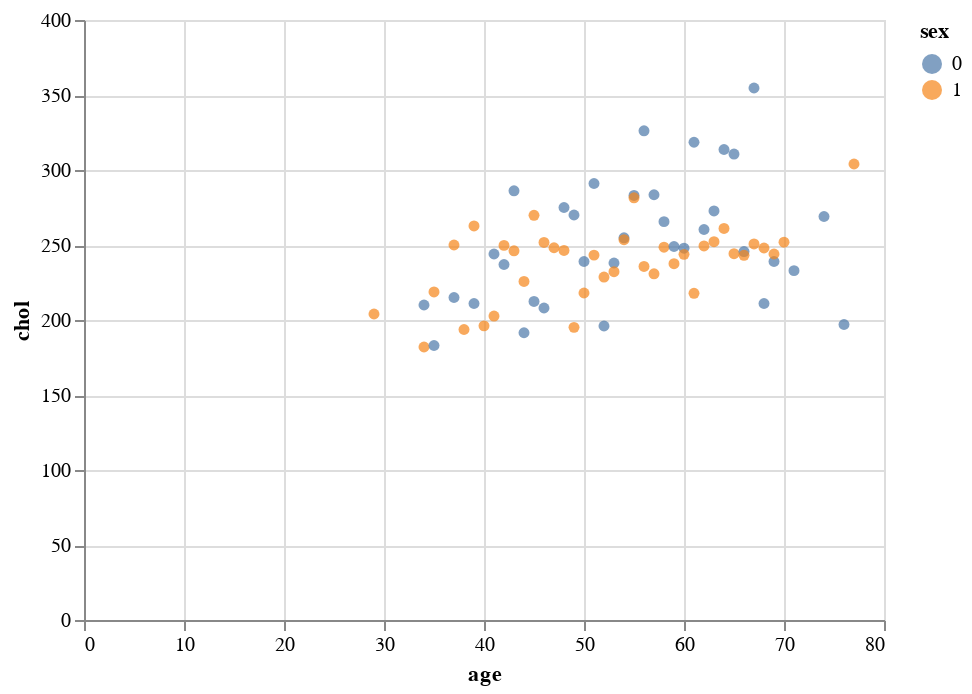

Notebook code cell kept with this figure:
### Code cell
alt.Chart(grouped_by_age_sex).mark_circle().encode(
    x="age", y="chol", color="sex",
)

### Figure 1 — Vega-Lite specification as saved in the notebook (floating-point values rounded to 4 significant figures)
{"config": {"view": {"continuousWidth": 400, "continuousHeight": 300}}, "data": {"name": "data-6ebdd1f644e751b3e0fe2e2ef41fca25"}, "mark": "circle", "encoding": {"color": {"type": "nominal", "field": "sex"}, "x": {"type": "quantitative", "field": "age"}, "y": {"type": "quantitative", "field": "chol"}}, "$schema": "https://vega.github.io/schema/vega-lite/v4.8.1.json", "datasets": {"data-6ebdd1f644e751b3e0fe2e2ef41fca25": [{"age": 29, "sex": "1", "chol": 204.0}, {"age": 34, "sex": "0", "chol": 210.0}, {"age": 34, "sex": "1", "chol": 182.0}, {"age": 35, "sex": "0", "chol": 183.0}, {"age": 35, "sex": "1", "chol": 218.7}, {"age": 37, "sex": "0", "chol": 215.0}, {"age": 37, "sex": "1", "chol": 250.0}, {"age": 38, "sex": "1", "chol": 193.7}, {"age": 39, "sex": "0", "chol": 211.0}, {"age": 39, "sex": "1", "chol": 262.7}, {"age": 40, "sex": "1", "chol": 196.1}, {"age": 41, "sex": "0", "chol": 244.0}, {"age": 41, "sex": "1", "chol": 202.7}, {"age": 42, "sex": "0", "chol": 237.0}, {"age": 42, "sex": "1", "chol": 249.8}, {"age": 43, "sex": "0", "chol": 286.1}, {"age": 43, "sex": "1", "chol": 246.2}, {"age": 44, "sex": "0", "chol": 191.5}, {"age": 44, "sex": "1", "chol": 225.7}, {"age": 45, "sex": "0", "chol": 212.4}, {"age": 45, "sex": "1", "chol": 269.8}, {"age": 46, "sex": "0", "chol": 208.0}, {"age": 46, "sex": "1", "chol": 251.7}, {"age": 47, "sex": "1", "chol": 248.2}, {"age": 48, "sex": "0", "chol": 275.0}, {"age": 48, "sex": "1", "chol": 246.4}, {"age": 49, "sex": "0", "chol": 270.0}, {"age": 49, "sex": "1", "chol": 195.1}, {"age": 50, "sex": "0", "chol": 239.0}, {"age": 50, "sex": "1", "chol": 218.0}, {"age": 51, "sex": "0", "chol": 291.0}, {"age": 51, "sex": "1", "chol": 243.3}, {"age": 52, "sex": "0", "chol": 196.0}, {"age": 52, "sex": "1", "chol": 228.6}, {"age": 53, "sex": "0", "chol": 238.0}, {"age": 53, "sex": "1", "chol": 232.2}, {"age": 54, "sex": "0", "chol": 254.8}, {"age": 54, "sex": "1", "chol": 253.6}, {"age": 55, "sex": "0", "chol": 283.1}, {"age": 55, "sex": "1", "chol": 281.5}, {"age": 56, "sex": "0", "chol": 326.1}, {"age": 56, "sex": "1", "chol": 235.7}, {"age": 57, "sex": "0", "chol": 283.5}, {"age": 57, "sex": "1", "chol": 230.8}, {"age": 58, "sex": "0", "chol": 265.6}, {"age": 58, "sex": "1", "chol": 248.5}, {"age": 59, "sex": "0", "chol": 249.0}, {"age": 59, "sex": "1", "chol": 237.5}, {"age": 60, "sex": "0", "chol": 247.8}, {"age": 60, "sex": "1", "chol": 243.8}, {"age": 61, "sex": "0", "chol": 318.5}, {"age": 61, "sex": "1", "chol": 217.8}, {"age": 62, "sex": "0", "chol": 260.3}, {"age": 62, "sex": "1", "chol": 249.4}, {"age": 63, "sex": "0", "chol": 272.7}, {"age": 63, "sex": "1", "chol": 252.2}, {"age": 64, "sex": "0", "chol": 313.7}, {"age": 64, "sex": "1", "chol": 261.0}, {"age": 65, "sex": "0", "chol": 310.6}, {"age": 65, "sex": "1", "chol": 244.2}, {"age": 66, "sex": "0", "chol": 245.6}, {"age": 66, "sex": "1", "chol": 243.1}, {"age": 67, "sex": "0", "chol": 354.7}, {"age": 67, "sex": "1", "chol": 250.7}, {"age": 68, "sex": "0", "chol": 211.0}, {"age": 68, "sex": "1", "chol": 248.0}, {"age": 69, "sex": "0", "chol": 239.0}, {"age": 69, "sex": "1", "chol": 244.0}, {"age": 70, "sex": "1", "chol": 251.9}, {"age": 71, "sex": "0", "chol": 232.9}, {"age": 74, "sex": "0", "chol": 269.0}, {"age": 76, "sex": "0", "chol": 197.0}, {"age": 77, "sex": "1", "chol": 304.0}]}}
